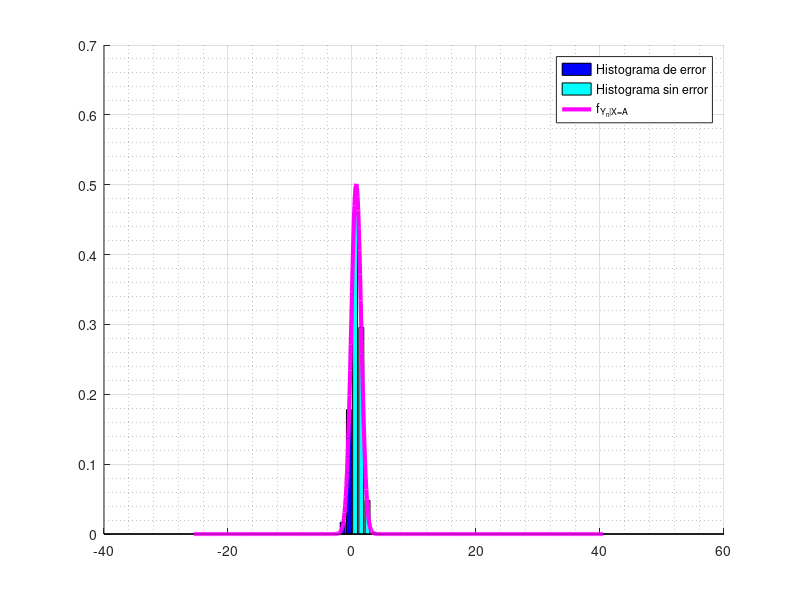
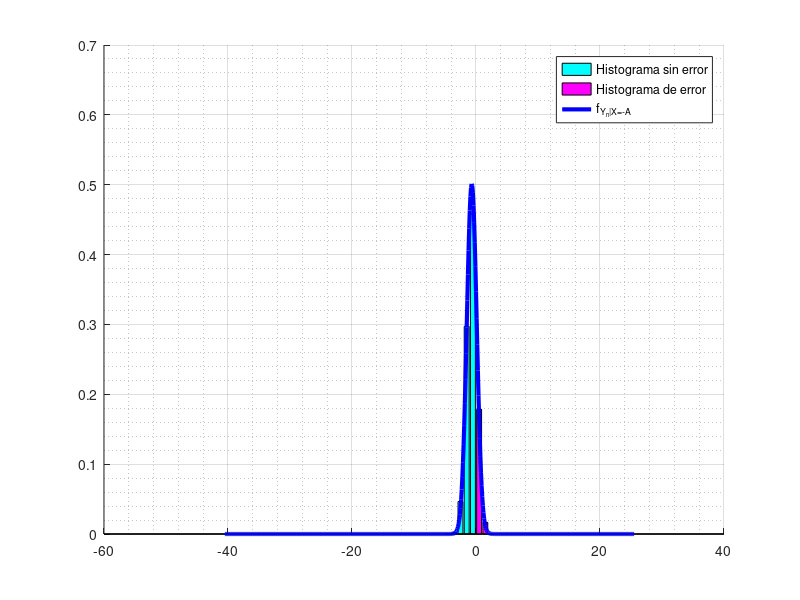

Source code (MATLAB) for these figures, in order:
clear all; close all; clc;

% Fdp con SNRdB=10dB (elijo esa), condicionando a X1=A %

N=100000;
A=1;                               %Aca mepa que A=1. En el script dice 10
h=1;                               %Agrego el valor de h                                                      
  SNRdB=10; 
  SNR=10^(SNRdB/10);
  sigma=(h*A)/(sqrt(SNR)); %multiplico por h
  G=sqrt((SNR)/(h*(SNR+1))); %Cambiar G por el nuestro
  Densidad=[];
  for j=1:N
    X1=A;
    X=X1;
    for i=1:8 % 8 repetidores para que sea n=9 %
      W=(sigma)*randn(1);
      Y= h*X+W;            %multiplicar por h
      X=G*Y;       
    end
    
    W=(sigma)*randn(1);
    Y=h*X+W;              %multiplicar por h
    Densidad(j)=Y;
  end
  
  
  % Genero los parametros para obtener la varianza del ruido %
Sum=1;

 for j=1:8
     Gprod=1;
     for i=(j+1):9
         Gprod=Gprod*G;
     end
     Gprod=Gprod^2;
     Sum=Sum+Gprod;
 end
 
 VarRuido=Sum*sigma^2;
 
 % Grafico histograma %
 xHist=-25.5:1:40.5;
 
 figure;
 
 xHistErr=xHist(1:26);   % Corto en x=0 parar graficar con distinto color %
 xHistOk=xHist(27:67);
 
 [Histo,c]=hist(Densidad,xHist); 
 dif=c(2)-c(1);
 HistoErr=Histo(1:26)/(N*dif);
 HistoOk=Histo(27:67)/(N*dif);
 
 hold on;
 
  HErr=bar(xHistErr,HistoErr);
  HOk=bar(xHistOk,HistoOk);
  
  set(HErr,'Facecolor','b');
  set(HOk,'Facecolor','c');
  
 
 hold on;
 
 % Grafico la fdp teorica %
 
 x=-25.5:0.1:40.5;
 DesvioRuido=sqrt(VarRuido);
 Media1=A*G^8;
 
 FdpSalida1=normpdf(x,Media1,DesvioRuido);
 
 plot(x,FdpSalida1,'m','LineWidth',3);
 legend('Histograma de error', 'Histograma sin error', 'f_{Y_{n}|X=A}');
 grid on;
 grid minor;
 
 % Condiciono X1=-A %
 
 Densidad2=[];
  for j=1:N
    X1=-A;
    X=X1;
    for i=1:8 % 8 repetidores para que sea n=9 %
      W=(sigma)*randn(1);
      Y=h*X+W;        %multiplico por h
      X=G*Y;       
    end
    
    W=(sigma)*randn(1);
    Y=h*X+W;          %multiplico por h
    Densidad2(j)=Y;
  end
  
 Media2=-Media1;
 
 xHist2=-40.5:1:25.5;
 figure;
 
 xHist2Ok=xHist2(1:41);   % Corto en x=0 parar graficar con distinto color %
 xHist2Err=xHist2(42:67);
 
 [Histo2,b]=hist(Densidad2,xHist2);
 dif=b(2)-b(1);
 Histo2Ok=Histo2(1:41)/(N*dif);
 Histo2Err=Histo2(42:67)/(N*dif);
 
 hold on;
  
  H2Ok=bar(xHist2Ok,Histo2Ok);
  H2Err=bar(xHist2Err,Histo2Err);
  
  set(H2Ok,'Facecolor','c');
  set(H2Err,'Facecolor','m');
  
 
 hold on;
 
 x2=-40.5:0.1:25.5;
 
 FdpSalida2=normpdf(x2,Media2,DesvioRuido);
 
 plot(x2,FdpSalida2,'b','LineWidth',3);
 legend('Histograma sin error', 'Histograma de error', 'f_{Y_{n}|X=-A}');
 grid on;
 grid minor;
 
 